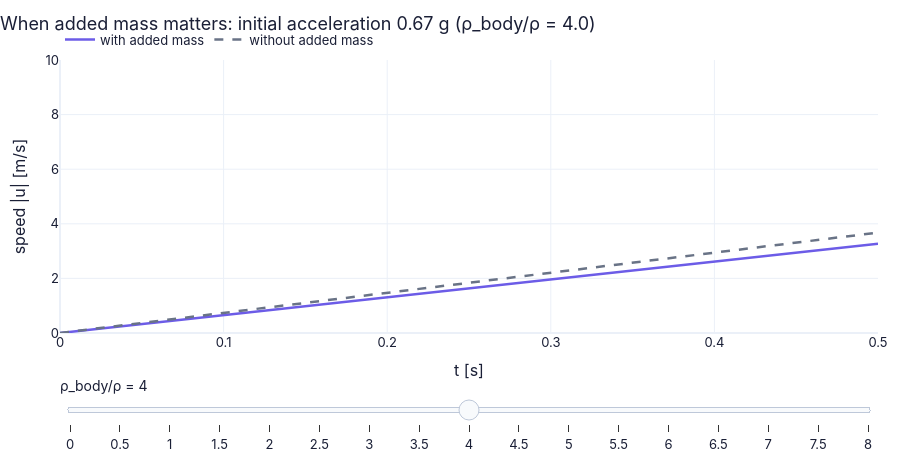

Here is the notebook cell this chart was saved with:
### Markdown cell above
**What you see.** The sphere oscillating up and down with its surface colour flickering; the orange force arrow always points against the acceleration; on the right, the pressure force (black) and −M du_s/dt (dashed orange) lie on top of each other.

**How to read it.** The force is in phase with the acceleration, never with the speed: over a period it does no net work (no drag), but the sphere is harder to shake than its own mass suggests.

**What would change if…** …ω doubled: the accelerations, the pressures and the force grow four times (∝ ω²) at the same amplitude.

### Code cell
T = np.linspace(0, 0.5, 60)                              # time after release [s]
def release_traces(ratio):                               # a sphere of density ratio ρ_body/ρ released from rest in water
    mass = ratio*rho*4/3*np.pi*a**3                      # its mass [kg]
    with_am = ch06.sphere_motion(mass, a, rho, g=9.81, mode="bubble" if ratio < 1 else "ball", t_eval=T)   # (6.109)
    tr = {"with added mass": (T, np.abs(with_am["u"]))}   # speed [m/s]
    if ratio > 0:                                        # without added mass (undefined for a massless body)
        no_am = ch06.sphere_motion(mass, a, rho, g=9.81, mode="bubble" if ratio < 1 else "ball", t_eval=T, added_mass=False)   # M left out
        tr["without added mass"] = (T, np.abs(no_am["u"]))   # its speed [m/s]
    else:
        tr["without added mass"] = (T, np.full(T.size, np.nan))   # nothing to draw for a massless body
    return tr   # {trace name: (x, y)}
ratios = np.linspace(0, 8, 17 if not FAST else 9)        # ρ_body/ρ from a bubble (0) to steel (≈ 8)
fig = slider_figure(release_traces, "ρ_body/ρ", ratios, xlabel="t [s]", ylabel="speed |u| [m/s]",   # precompute every slider step
                    title="When added mass matters: light bodies", yrange=[0, 10])
recolor(fig, {"with added mass": COLORS["accent"], "without added mass": COLORS["muted"]}, dashes={"without added mass": "dash"})   # colours by meaning
g0 = [abs(ch06.sphere_motion(r_*rho*4/3*np.pi*a**3, a, rho, g=9.81, mode="bubble" if r_ < 1 else "ball",
                             t_eval=np.array([0.0, 0.01]))["du_dt"][0])/9.81 for r_ in ratios]   # initial acceleration / g
step_titles(fig, [f"When added mass matters: initial acceleration {g_:.2f} g (ρ_body/ρ = {r_:.1f})" for g_, r_ in zip(g0, ratios)])   # a title per step
fig.show()                                               # draw it (works on the web page too)
